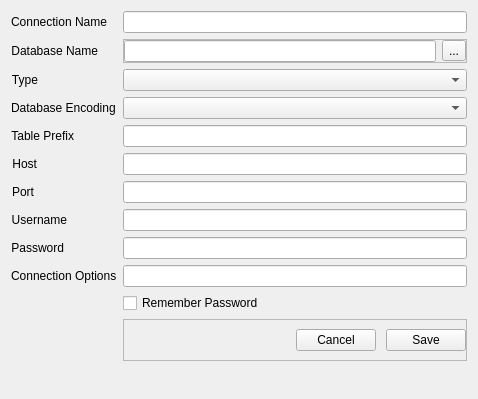
<?xml version="1.0" encoding="UTF-8"?>
<ui version="4.0">
 <class>DbConnectionForm</class>
 <widget class="QWidget" name="DbConnectionForm">
  <property name="geometry">
   <rect>
    <x>0</x>
    <y>0</y>
    <width>478</width>
    <height>399</height>
   </rect>
  </property>
  <property name="windowTitle">
   <string>Form</string>
  </property>
  <layout class="QFormLayout" name="formLayout">
   <item row="0" column="0">
    <widget class="QLabel" name="labelName">
     <property name="font">
      <font>
       <family>Tahoma</family>
       <pointsize>9</pointsize>
      </font>
     </property>
     <property name="text">
      <string>Connection Name</string>
     </property>
     <property name="alignment">
      <set>Qt::AlignRight|Qt::AlignTrailing|Qt::AlignVCenter</set>
     </property>
    </widget>
   </item>
   <item row="0" column="1">
    <widget class="QLineEdit" name="lineEditName">
     <property name="toolTip">
      <string>Identifying name for data source connection.</string>
     </property>
    </widget>
   </item>
   <item row="1" column="0">
    <widget class="QLabel" name="labelDbName">
     <property name="font">
      <font>
       <family>Tahoma</family>
       <pointsize>9</pointsize>
      </font>
     </property>
     <property name="text">
      <string>Database Name</string>
     </property>
     <property name="alignment">
      <set>Qt::AlignRight|Qt::AlignTrailing|Qt::AlignVCenter</set>
     </property>
    </widget>
   </item>
   <item row="1" column="1">
    <widget class="QFrame" name="frame_2">
     <property name="frameShape">
      <enum>QFrame::StyledPanel</enum>
     </property>
     <property name="frameShadow">
      <enum>QFrame::Raised</enum>
     </property>
     <layout class="QHBoxLayout" name="horizontalLayout_2">
      <property name="leftMargin">
       <number>0</number>
      </property>
      <property name="topMargin">
       <number>0</number>
      </property>
      <property name="rightMargin">
       <number>0</number>
      </property>
      <property name="bottomMargin">
       <number>0</number>
      </property>
      <item>
       <widget class="QLineEdit" name="lineEditDbName">
        <property name="toolTip">
         <string>Name of database (filename or simple name using a database server)</string>
        </property>
       </widget>
      </item>
      <item>
       <widget class="QToolButton" name="toolButtonName">
        <property name="text">
         <string>...</string>
        </property>
       </widget>
      </item>
     </layout>
    </widget>
   </item>
   <item row="2" column="0">
    <widget class="QLabel" name="label">
     <property name="font">
      <font>
       <family>Tahoma</family>
       <pointsize>9</pointsize>
      </font>
     </property>
     <property name="text">
      <string>Type</string>
     </property>
     <property name="alignment">
      <set>Qt::AlignRight|Qt::AlignTrailing|Qt::AlignVCenter</set>
     </property>
    </widget>
   </item>
   <item row="2" column="1">
    <widget class="QComboBox" name="cbDbType">
     <property name="toolTip">
      <string>The database type, controlled by Qt plugins.</string>
     </property>
    </widget>
   </item>
   <item row="4" column="0">
    <widget class="QLabel" name="labelTablePrefix">
     <property name="font">
      <font>
       <family>Tahoma</family>
       <pointsize>9</pointsize>
      </font>
     </property>
     <property name="text">
      <string>Table Prefix</string>
     </property>
     <property name="alignment">
      <set>Qt::AlignRight|Qt::AlignTrailing|Qt::AlignVCenter</set>
     </property>
    </widget>
   </item>
   <item row="4" column="1">
    <widget class="QLineEdit" name="lineEditTablePrefix">
     <property name="toolTip">
      <string>Can be used by variable ${_tableprefix}.</string>
     </property>
    </widget>
   </item>
   <item row="5" column="0">
    <widget class="QLabel" name="labelHost">
     <property name="font">
      <font>
       <family>Tahoma</family>
       <pointsize>9</pointsize>
      </font>
     </property>
     <property name="text">
      <string>Host</string>
     </property>
     <property name="alignment">
      <set>Qt::AlignRight|Qt::AlignTrailing|Qt::AlignVCenter</set>
     </property>
    </widget>
   </item>
   <item row="5" column="1">
    <widget class="QLineEdit" name="lineEditHost">
     <property name="toolTip">
      <string>The hostname or IP address.</string>
     </property>
    </widget>
   </item>
   <item row="6" column="0">
    <widget class="QLabel" name="labelPort">
     <property name="font">
      <font>
       <family>Tahoma</family>
       <pointsize>9</pointsize>
      </font>
     </property>
     <property name="text">
      <string>Port</string>
     </property>
     <property name="alignment">
      <set>Qt::AlignRight|Qt::AlignTrailing|Qt::AlignVCenter</set>
     </property>
    </widget>
   </item>
   <item row="6" column="1">
    <widget class="QLineEdit" name="lineEditPort">
     <property name="toolTip">
      <string>The port for the database server.</string>
     </property>
    </widget>
   </item>
   <item row="7" column="0">
    <widget class="QLabel" name="labelUser">
     <property name="font">
      <font>
       <family>Tahoma</family>
       <pointsize>9</pointsize>
      </font>
     </property>
     <property name="text">
      <string>Username</string>
     </property>
     <property name="alignment">
      <set>Qt::AlignRight|Qt::AlignTrailing|Qt::AlignVCenter</set>
     </property>
    </widget>
   </item>
   <item row="7" column="1">
    <widget class="QLineEdit" name="lineEditUser">
     <property name="toolTip">
      <string>Username to login into database.</string>
     </property>
    </widget>
   </item>
   <item row="8" column="0">
    <widget class="QLabel" name="labelPassword">
     <property name="font">
      <font>
       <family>Tahoma</family>
       <pointsize>9</pointsize>
      </font>
     </property>
     <property name="text">
      <string>Password</string>
     </property>
     <property name="alignment">
      <set>Qt::AlignRight|Qt::AlignTrailing|Qt::AlignVCenter</set>
     </property>
    </widget>
   </item>
   <item row="8" column="1">
    <widget class="QLineEdit" name="lineEditPassword">
     <property name="toolTip">
      <string>Password for the given username.</string>
     </property>
     <property name="echoMode">
      <enum>QLineEdit::PasswordEchoOnEdit</enum>
     </property>
    </widget>
   </item>
   <item row="10" column="1">
    <widget class="QCheckBox" name="checkBoxPasswordSave">
     <property name="font">
      <font>
       <family>Tahoma</family>
       <pointsize>9</pointsize>
      </font>
     </property>
     <property name="text">
      <string>Remember Password</string>
     </property>
    </widget>
   </item>
   <item row="11" column="1">
    <widget class="QFrame" name="frame">
     <property name="frameShape">
      <enum>QFrame::StyledPanel</enum>
     </property>
     <property name="frameShadow">
      <enum>QFrame::Raised</enum>
     </property>
     <layout class="QHBoxLayout" name="horizontalLayout">
      <property name="spacing">
       <number>10</number>
      </property>
      <property name="leftMargin">
       <number>0</number>
      </property>
      <property name="rightMargin">
       <number>0</number>
      </property>
      <item>
       <spacer name="horizontalSpacer">
        <property name="orientation">
         <enum>Qt::Horizontal</enum>
        </property>
        <property name="sizeHint" stdset="0">
         <size>
          <width>40</width>
          <height>20</height>
         </size>
        </property>
       </spacer>
      </item>
      <item>
       <widget class="QPushButton" name="pushButtonCancel">
        <property name="sizePolicy">
         <sizepolicy hsizetype="Fixed" vsizetype="Fixed">
          <horstretch>0</horstretch>
          <verstretch>0</verstretch>
         </sizepolicy>
        </property>
        <property name="maximumSize">
         <size>
          <width>100</width>
          <height>16777215</height>
         </size>
        </property>
        <property name="font">
         <font>
          <family>Tahoma</family>
          <pointsize>9</pointsize>
         </font>
        </property>
        <property name="text">
         <string>Cancel</string>
        </property>
       </widget>
      </item>
      <item>
       <widget class="QPushButton" name="pushButtonExit">
        <property name="sizePolicy">
         <sizepolicy hsizetype="Fixed" vsizetype="Fixed">
          <horstretch>0</horstretch>
          <verstretch>0</verstretch>
         </sizepolicy>
        </property>
        <property name="maximumSize">
         <size>
          <width>100</width>
          <height>16777215</height>
         </size>
        </property>
        <property name="font">
         <font>
          <family>Tahoma</family>
          <pointsize>9</pointsize>
         </font>
        </property>
        <property name="text">
         <string>Save</string>
        </property>
       </widget>
      </item>
     </layout>
    </widget>
   </item>
   <item row="9" column="1">
    <widget class="QLineEdit" name="lineEditOptions">
     <property name="toolTip">
      <string>&lt;html&gt;&lt;head/&gt;&lt;body&gt;&lt;p&gt;Option1|Option2|...&lt;/p&gt;&lt;/body&gt;&lt;/html&gt;</string>
     </property>
    </widget>
   </item>
   <item row="9" column="0">
    <widget class="QLabel" name="labelOptions">
     <property name="font">
      <font>
       <family>Tahoma</family>
       <pointsize>9</pointsize>
      </font>
     </property>
     <property name="text">
      <string>Connection Options</string>
     </property>
    </widget>
   </item>
   <item row="3" column="0">
    <widget class="QLabel" name="labelDbEncoding">
     <property name="font">
      <font>
       <family>Tahoma</family>
       <pointsize>9</pointsize>
      </font>
     </property>
     <property name="text">
      <string>Database Encoding</string>
     </property>
    </widget>
   </item>
   <item row="3" column="1">
    <widget class="QComboBox" name="cbDbEncoding">
     <property name="toolTip">
      <string>The encoding for the database results to convert to UTF-8</string>
     </property>
    </widget>
   </item>
  </layout>
 </widget>
 <tabstops>
  <tabstop>lineEditName</tabstop>
  <tabstop>lineEditDbName</tabstop>
  <tabstop>cbDbType</tabstop>
  <tabstop>lineEditHost</tabstop>
  <tabstop>lineEditPort</tabstop>
  <tabstop>lineEditUser</tabstop>
  <tabstop>lineEditPassword</tabstop>
  <tabstop>pushButtonCancel</tabstop>
 </tabstops>
 <resources/>
 <connections/>
</ui>
